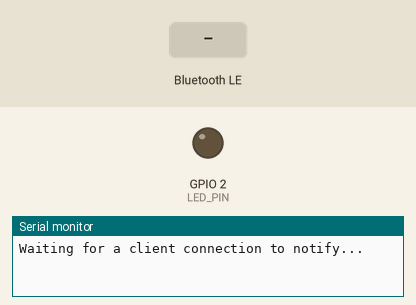
Simulated run of this sketch. Board: ESP32. Shown: output pins drawn as LEDs (lit = HIGH), the last lines printed to the serial monitor. Inputs (shaded band) come from the test bench. Nothing arrives over Bluetooth unless stated; a phone connects over Bluetooth LE 3 s after start. At 6.3 s the program puts the board to deep sleep or switches it off; the recording ends there.

Above: at 1.2 s.
1.3 s: Bluetooth LE write "find" received
At 2.2 s:
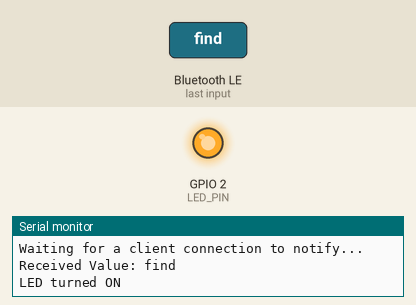
2.8 s: Bluetooth LE write "1" received
Timing chart, 0 to 6.3 s (numbered marks = the images above; inputs shaded):
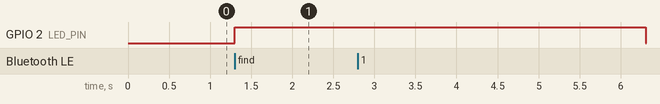

Measured:
- after the input at 1.3 s, GPIO 2 (LED_PIN): LOW → HIGH at once

The sketch:

TAG.ino
```cpp
#include <BLEDevice.h>
#include <BLEUtils.h>
#include <BLEServer.h>

#define DEVICE_NAME "tv_remote"  // Change this to "book_pad", etc., as needed
#define SERVICE_UUID        "4fafc201-1fb5-459e-8fcc-c5c9c331914b"
#define CHARACTERISTIC_UUID "beb5483e-36e1-4688-b7f5-ea07361b26a8"

#define LED_PIN 2  // Built-in LED pin on most ESP32 boards

#define DEEP_SLEEP_SECONDS 15      // Sleep duration in seconds
#define ADVERTISING_DURATION 4000  // Advertising duration in milliseconds

bool deviceConnected = false;
bool findCommandReceived = false;

BLEServer* pServer = NULL;
BLECharacteristic* pCharacteristic = NULL;

unsigned long advertisingStartTime = 0;

class MyServerCallbacks : public BLEServerCallbacks {
  void onConnect(BLEServer* pServer) {
    deviceConnected = true;
    Serial.println("Device connected");
  }

  void onDisconnect(BLEServer* pServer) {
    deviceConnected = false;
    Serial.println("Device disconnected");
    pServer->startAdvertising();  // Restart advertising
    advertisingStartTime = millis();
  }
};

class MyCallbacks : public BLECharacteristicCallbacks {
  void onWrite(BLECharacteristic* pCharacteristic) {
    // Convert std::string to Arduino String
    String rxValue = String(pCharacteristic->getValue().c_str());

    if (rxValue.length() > 0) {
      Serial.print("Received Value: ");
      Serial.println(rxValue);

      // Check for "find" command
      if (rxValue == "find") {
        findCommandReceived = true;
        digitalWrite(LED_PIN, HIGH);  // Turn on LED
        Serial.println("LED turned ON");
      }
    }
  }
};

void setup() {
  Serial.begin(115200);
  pinMode(LED_PIN, OUTPUT);
  digitalWrite(LED_PIN, LOW);  // Ensure LED is off

  // Initialize BLE
  BLEDevice::init(DEVICE_NAME);
  pServer = BLEDevice::createServer();
  pServer->setCallbacks(new MyServerCallbacks());

  // Create BLE Service
  BLEService* pService = pServer->createService(SERVICE_UUID);

  // Create BLE Characteristic
  pCharacteristic = pService->createCharacteristic(
                      CHARACTERISTIC_UUID,
                      BLECharacteristic::PROPERTY_READ |
                      BLECharacteristic::PROPERTY_WRITE
                    );

  pCharacteristic->setCallbacks(new MyCallbacks());
  pCharacteristic->setValue(DEVICE_NAME);

  // Start the service
  pService->start();

  // Start advertising
  BLEAdvertising* pAdvertising = BLEDevice::getAdvertising();
  pAdvertising->addServiceUUID(SERVICE_UUID);
  pAdvertising->setScanResponse(true);
  pAdvertising->setMinPreferred(0x06);  // Helps with iPhone connections
  pAdvertising->setMinPreferred(0x12);
  BLEDevice::startAdvertising();
  Serial.println("Waiting for a client connection to notify...");

  advertisingStartTime = millis();
}

void loop() {
  // Check if advertising duration has passed without a connection
  if (!deviceConnected && (millis() - advertisingStartTime >= ADVERTISING_DURATION)) {
    Serial.println("No device connected. Going to sleep.");
    BLEDevice::deinit();

    // Configure the wake-up source as timer
    esp_sleep_enable_timer_wakeup(DEEP_SLEEP_SECONDS * 1000000ULL);
    Serial.println("Entering deep sleep...");
    Serial.flush();
    esp_deep_sleep_start();
  }

  // If the find command was received, keep the LED on for 5 seconds
  if (findCommandReceived) {
    delay(5000);
    digitalWrite(LED_PIN, LOW);  // Turn off LED
    findCommandReceived = false;
    Serial.println("LED turned OFF");

    // After handling the command, go to sleep
    BLEDevice::deinit();
    esp_sleep_enable_timer_wakeup(DEEP_SLEEP_SECONDS * 1000000ULL);
    Serial.println("Entering deep sleep...");
    Serial.flush();
    esp_deep_sleep_start();
  }

  delay(10);  // Short delay to prevent watchdog timer resets
}
```
